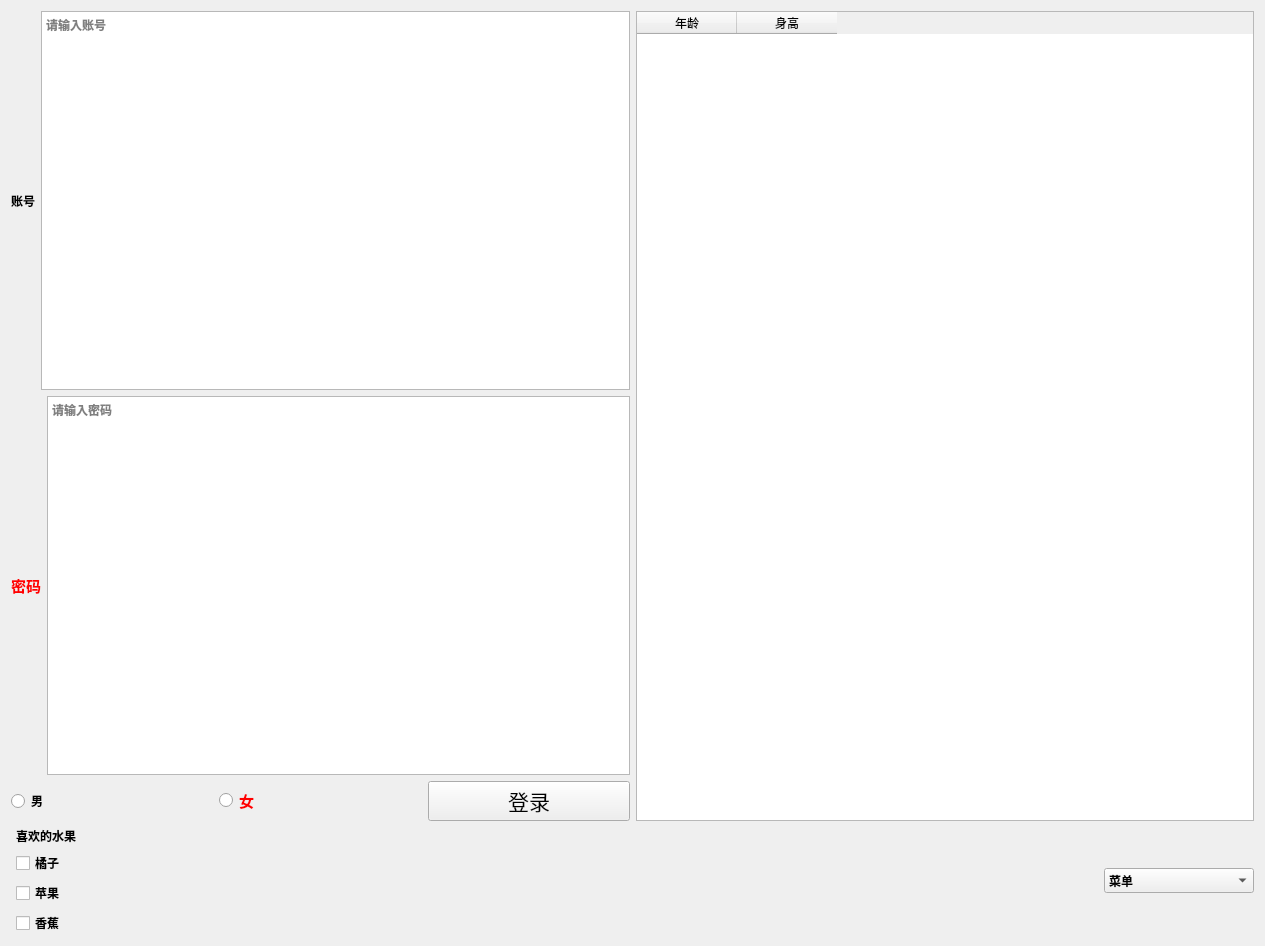
<?xml version="1.0" encoding="UTF-8"?>
<ui version="4.0">
 <class>Form</class>
 <widget class="QWidget" name="Form">
  <property name="geometry">
   <rect>
    <x>0</x>
    <y>0</y>
    <width>1265</width>
    <height>946</height>
   </rect>
  </property>
  <property name="palette">
   <palette>
    <active>
     <colorrole role="Button">
      <brush brushstyle="SolidPattern">
       <color alpha="255">
        <red>0</red>
        <green>0</green>
        <blue>255</blue>
       </color>
      </brush>
     </colorrole>
    </active>
    <inactive>
     <colorrole role="Button">
      <brush brushstyle="SolidPattern">
       <color alpha="255">
        <red>0</red>
        <green>0</green>
        <blue>255</blue>
       </color>
      </brush>
     </colorrole>
    </inactive>
    <disabled>
     <colorrole role="Button">
      <brush brushstyle="SolidPattern">
       <color alpha="255">
        <red>0</red>
        <green>0</green>
        <blue>255</blue>
       </color>
      </brush>
     </colorrole>
    </disabled>
   </palette>
  </property>
  <property name="font">
   <font>
    <family>Agency FB</family>
    <weight>75</weight>
    <bold>true</bold>
   </font>
  </property>
  <property name="windowTitle">
   <string>统计</string>
  </property>
  <property name="styleSheet">
   <string notr="true">QCheckBox:hover:checked { 
    color: red ;
    font-size:15px;
}</string>
  </property>
  <layout class="QVBoxLayout" name="verticalLayout_3">
   <item>
    <layout class="QHBoxLayout" name="horizontalLayout_4">
     <item>
      <layout class="QVBoxLayout" name="verticalLayout">
       <item>
        <layout class="QHBoxLayout" name="horizontalLayout_2">
         <item>
          <widget class="QLabel" name="label_2">
           <property name="text">
            <string>账号</string>
           </property>
          </widget>
         </item>
         <item>
          <widget class="QPlainTextEdit" name="textEdit">
           <property name="styleSheet">
            <string notr="true"/>
           </property>
           <property name="placeholderText">
            <string>请输入账号</string>
           </property>
          </widget>
         </item>
        </layout>
       </item>
       <item>
        <layout class="QHBoxLayout" name="horizontalLayout_3">
         <item>
          <widget class="QLabel" name="label_3">
           <property name="styleSheet">
            <string notr="true">QLabel { 
    color: red ;
    font-size:15px;
}</string>
           </property>
           <property name="text">
            <string>密码</string>
           </property>
          </widget>
         </item>
         <item>
          <widget class="QPlainTextEdit" name="plainTextEdit">
           <property name="styleSheet">
            <string notr="true">QPlainTextEdit{
	background-image:url(img.png);
}</string>
           </property>
           <property name="placeholderText">
            <string>请输入密码</string>
           </property>
          </widget>
         </item>
        </layout>
       </item>
       <item>
        <layout class="QHBoxLayout" name="horizontalLayout">
         <item>
          <widget class="QRadioButton" name="radioButton">
           <property name="styleSheet">
            <string notr="true">QRadioButton#radioButton_2:hover { 
    color: red ;
    font-size:15px;
}</string>
           </property>
           <property name="text">
            <string>男</string>
           </property>
          </widget>
         </item>
         <item>
          <widget class="QRadioButton" name="radioButton_2">
           <property name="styleSheet">
            <string notr="true">QRadioButton#radioButton_2 { 
    color: red ;
    font-size:15px;
}
QRadioButton#radioButton { 
    color: red ;
    font-size:15px;
}</string>
           </property>
           <property name="text">
            <string>女</string>
           </property>
          </widget>
         </item>
         <item>
          <widget class="QPushButton" name="button">
           <property name="font">
            <font>
             <family>Agency FB</family>
             <pointsize>16</pointsize>
             <weight>50</weight>
             <bold>false</bold>
            </font>
           </property>
           <property name="styleSheet">
            <string notr="true">QPushButton:hover { 
    color: red ;
    font-size:15px;
}</string>
           </property>
           <property name="text">
            <string>登录</string>
           </property>
          </widget>
         </item>
        </layout>
       </item>
      </layout>
     </item>
     <item>
      <widget class="QTableWidget" name="tableWidget">
       <property name="styleSheet">
        <string notr="true">#tableWidgetl *{ 
    color: red ;
    font-size:15px;
}</string>
       </property>
       <column>
        <property name="text">
         <string>年龄</string>
        </property>
       </column>
       <column>
        <property name="text">
         <string>身高</string>
        </property>
       </column>
      </widget>
     </item>
    </layout>
   </item>
   <item>
    <layout class="QHBoxLayout" name="horizontalLayout_5">
     <item>
      <layout class="QVBoxLayout" name="verticalLayout_2">
       <property name="leftMargin">
        <number>5</number>
       </property>
       <item>
        <widget class="QLabel" name="label_4">
         <property name="text">
          <string>喜欢的水果</string>
         </property>
        </widget>
       </item>
       <item>
        <widget class="QCheckBox" name="checkBox_3">
         <property name="text">
          <string>橘子</string>
         </property>
        </widget>
       </item>
       <item>
        <widget class="QCheckBox" name="checkBox_2">
         <property name="text">
          <string>苹果</string>
         </property>
        </widget>
       </item>
       <item>
        <widget class="QCheckBox" name="checkBox">
         <property name="styleSheet">
          <string notr="true">QCheckBox:hover:checked { 
    color: red ;
    font-size:15px;
}</string>
         </property>
         <property name="text">
          <string>香蕉</string>
         </property>
        </widget>
       </item>
      </layout>
     </item>
     <item>
      <widget class="QComboBox" name="comboBox">
       <property name="sizePolicy">
        <sizepolicy hsizetype="Fixed" vsizetype="Fixed">
         <horstretch>0</horstretch>
         <verstretch>0</verstretch>
        </sizepolicy>
       </property>
       <property name="minimumSize">
        <size>
         <width>150</width>
         <height>0</height>
        </size>
       </property>
       <item>
        <property name="text">
         <string>菜单</string>
        </property>
       </item>
       <item>
        <property name="text">
         <string>1</string>
        </property>
       </item>
       <item>
        <property name="text">
         <string>2</string>
        </property>
       </item>
      </widget>
     </item>
    </layout>
   </item>
  </layout>
 </widget>
 <resources/>
 <connections/>
</ui>
